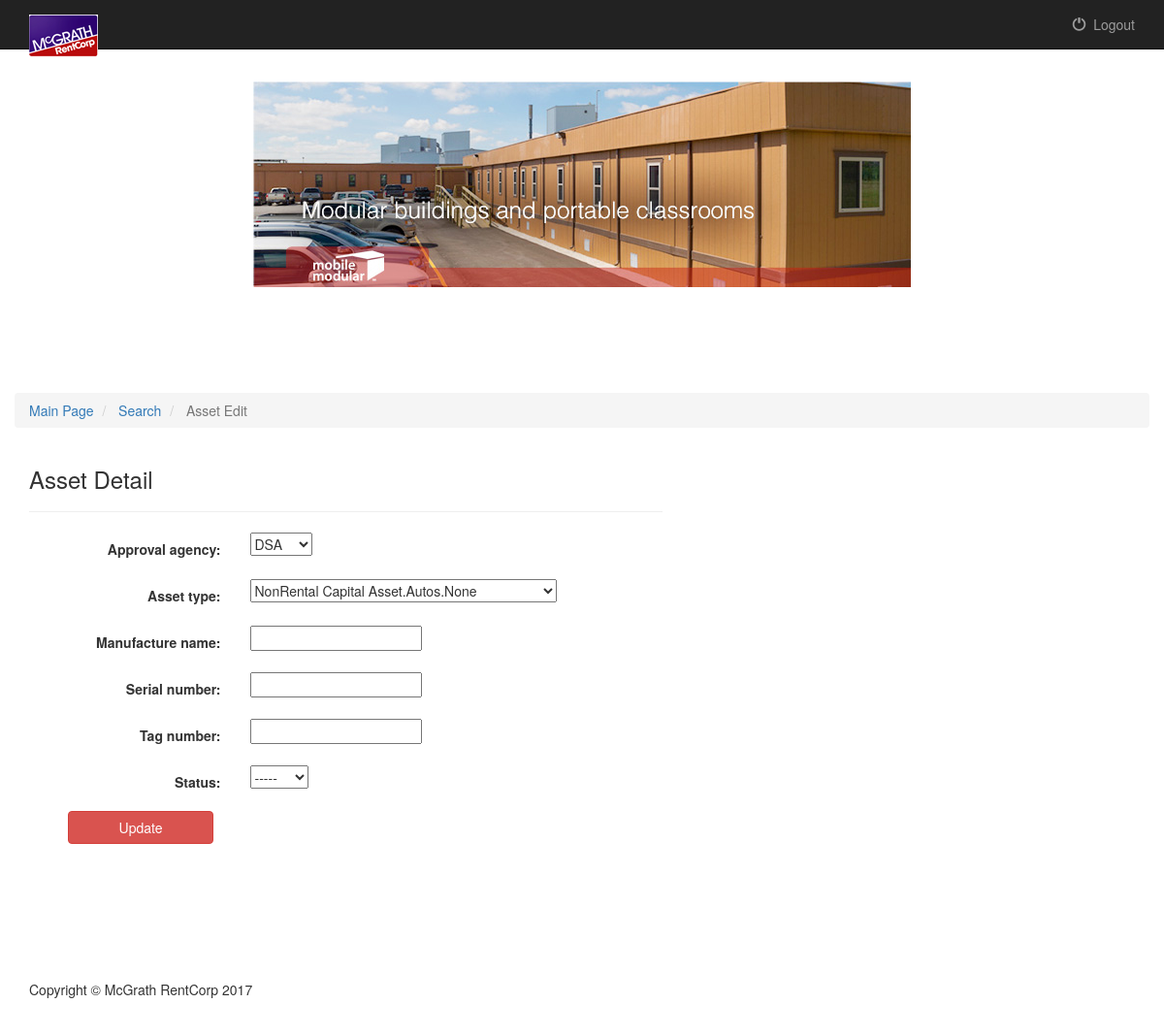
Page /Documents/main/search/assetEdit/3/ (signed in) on the earlier database version.
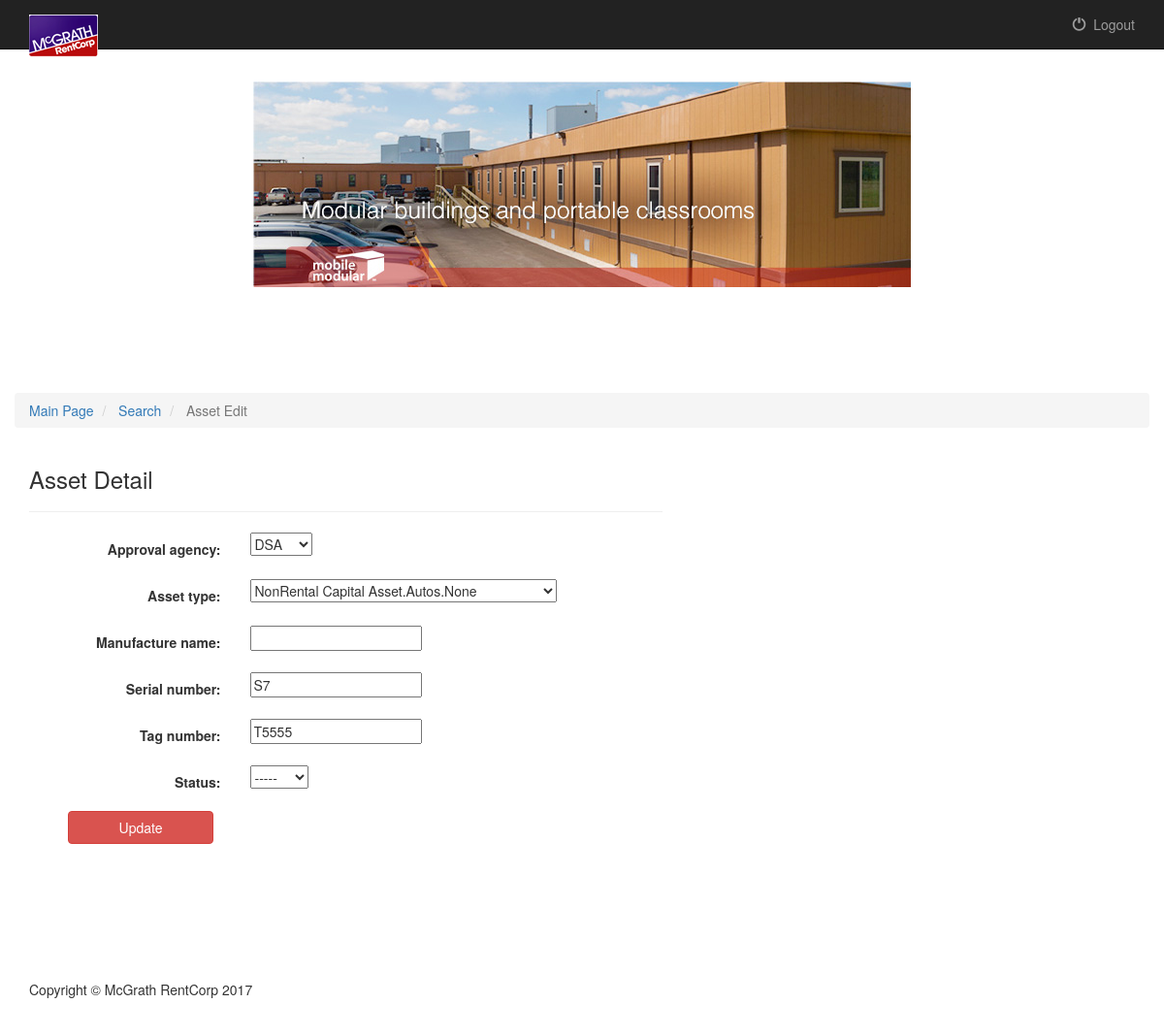
Same page on the later database version.
### Documents/models.py (models this page shows, shortened)
class Asset(models.Model):
    approval_agency = models.ForeignKey(ApprovalAgency)
    asset_type = models.ForeignKey(AssetType)
    manufacture_name = models.CharField(max_length = 500, blank = True)
    serial_number = models.CharField(max_length = 500, blank = True)
    tag_number = models.CharField(max_length = 500, blank = True)
    status = models.CharField(max_length = 500, choices = StatusChoices, blank =True)

### Documents/views.py (the view, shortened to what this page needs)
# urls.py: url(r'^main/search/assetEdit/(?P<pk>[0-9]+)/$', views.AssetEditView.as_view(), name='assetEdit'),
@method_decorator(login_required, name='dispatch')
class AssetEditView(UpdateView):
    model = Asset
    fields = ['approval_agency', 'asset_type', 'manufacture_name', 'serial_number', 'tag_number', 'status']
    template_name = 'Documents/assetEdit.html'

### Documents/models.py (called while the page is built)
    def __str__(self):
        return self.approval_agency

    def __str__(self):
        return self.asset_type

### Documents/templates/Documents/assetEdit.html (shortened to what this page needs)
{% extends 'Documents/base.html' %}
{% block link %} ref="{% url 'Documents:main' %}"{% endblock %}
{% block body %}
<section>
	<div class="container">
	    <div class="row row-content">
			<ol class="breadcrumb">
				<li	class="breadcrumb-item">
					<a href=" {% url 'Documents:main' %}">Main Page</a>
				</li>
				<li	class="breadcrumb-item">
					<a href=" {% url 'Documents:search' %}">Search</a>
				</li>
				<li	class="breadcrumb-item active">
					Asset Edit
				</li>
			</ol>
		</div>
		<div class="row">
			<div class="col-sm-12 col-md-7">
				<h3>Asset Detail</h3>
				<hr>
				<form class="form-horizontal" action="" method="post">
				{% include 'Documents/form-template.html' %}
					<div class="form-group" style="margin-left: 40px"">
						<button id="asset_update_submit_button" type="submit" class="btn btn-danger">Update</button>
					</div>
				</form>
			</div>
		</div>
	</div>
</section>
{% endblock %}

### Documents/templates/Documents/form-template.html (shortened to what this page needs)
{% for field in form %}
    <div class="form-group">
        <div class="col-sm-offset-2 col-sm-10">
        </div>
        <label class="control-label col-sm-4">{{ field.label_tag }}</label>
        <div class="col-sm-8">{{ field }}</div>
    </div>
{% endfor %}

Differences in the rows shown:
changed Asset: serial_number (not shown) → "S7"; tag_number (not shown) → "T5555"
